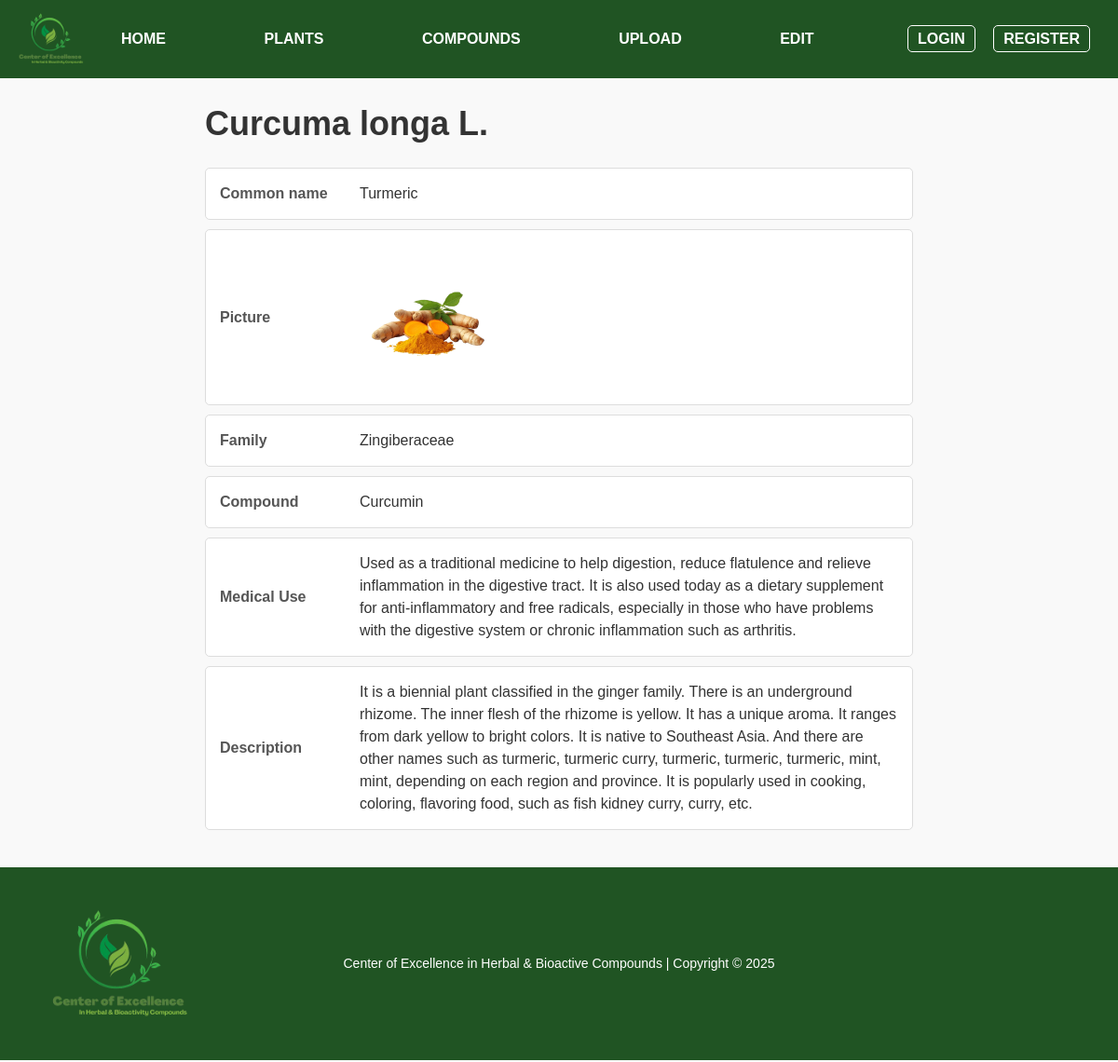
Screenshot of /plants_details.php?id=1 with the database file from the repository.
### tables this page shows
CREATE TABLE `plants` (
  `plant_id` int(11) NOT NULL,
  `common_name` varchar(50) NOT NULL,
  `scientific_name` varchar(255) NOT NULL,
  `family` varchar(50) NOT NULL,
  `plant_description` text NOT NULL,
  `plant_image` varchar(255) NOT NULL
);

CREATE TABLE `compounds` (
  `compound_id` int(11) NOT NULL,
  `compound_name` varchar(50) NOT NULL,
  `molecular_formula` varchar(50) NOT NULL,
  `compound_type` varchar(50) NOT NULL,
  `properties` text NOT NULL,
  `compound_image` varchar(255) NOT NULL
);

CREATE TABLE `medical_uses` (
  `medical_id` int(11) NOT NULL,
  `plant_id` int(11) DEFAULT NULL,
  `compound_id` int(11) DEFAULT NULL,
  `medical_use` text NOT NULL
);

### plants_details.php (the view, shortened to what this page needs)
<?php
require 'db_connect.php';
$plant_id = isset($_GET['id']) ? (int)$_GET['id'] : 0;
$plant_result = $conn->query("SELECT * FROM plants WHERE plant_id = $plant_id");
$plant = $plant_result->fetch_assoc();
$compound_result = $conn->query("SELECT compound_name
                                FROM compounds
                                JOIN plant_compound ON compounds.compound_id = plant_compound.compound_id
                                WHERE plant_compound.plant_id = $plant_id LIMIT 1");
$compound = $compound_result->fetch_assoc();
$medical_result = $conn->query("SELECT medical_use
                               FROM medical_uses
                               JOIN plants ON medical_uses.plant_id = plants.plant_id
                               WHERE medical_uses.plant_id = $plant_id LIMIT 1");
$medical = $medical_result->fetch_assoc();
?>
<!DOCTYPE html>
<html lang="th">
<head>
</head>
<body>
    <div class="header">
        <img onclick="window.location.href='index.php'" src="img/Center_of_Excellence1-removebg-preview.png" alt="Logo">
        <div class="menu">
            <a href="index.php">HOME</a>
            <a href="plants.php">PLANTS</a>
            <a href="compounds.php">COMPOUNDS</a>
            <a href="upload.php">UPLOAD</a>
            <a href="edit_data.php">EDIT</a>
        </div>
        <div class="auth <?php echo isset($_SESSION['loggedin']) && $_SESSION['loggedin'] ? 'logged-in' : ''; ?>">
            <?php if (isset($_SESSION['loggedin']) && $_SESSION['loggedin']): ?>
                <a href="edit_profile.php" onclick="event.preventDefault(); window.location.href='edit_profile.php';"><?php echo htmlspecialchars($_SESSION['username']); ?></a>
                <a href="logout.php" style="border: 1px solid #fff; padding: 5px 10px; border-radius: 5px; margin-left: 10px;">Logout</a>
            <?php else: ?>
                <a href="login.php">Login</a>
                <a href="register.php">Register</a>
            <?php endif; ?>
        </div>
    </div>
    <div class="content">
        <h1><?php echo $plant['scientific_name']; ?></h1>
        <div class="detail-item">
            <label>Common name</label>
            <div><?php echo $plant['common_name']; ?></div>
        </div>
        <div class="detail-item">
            <label>Picture</label>
            <div><img src="<?php echo $plant['plant_image']; ?>" alt="<?php echo urlencode($plant['common_name']); ?>"></div>
        </div>
        <div class="detail-item">
            <label>Family</label>
            <div><?php echo $plant['family']; ?></div>
        </div>
        <div class="detail-item">
            <label>Compound</label>
            <div><?php echo $compound ? $compound['compound_name'] : 'N/A'; ?></div>
        </div>
        <div class="detail-item">
            <label>Medical Use</label>
            <div><?php echo $medical ? $medical['medical_use'] : 'N/A'; ?></div>
        </div>
        <div class="detail-item">
            <label>Description</label>
            <div><?php echo $plant['plant_description']; ?></div>
        </div>
    </div>
    <div class="footer">
        <img onclick="window.location.href='index.php'" src="img/Center_of_Excellence1-removebg-preview.png" alt="Logo">
        <span>Center of Excellence in Herbal & Bioactive Compounds | Copyright © 2025</span>
    </div>
</body>
</html>

### plants_details.php (style rules this page uses)
* { box-sizing: border-box; margin: 0; padding: 0; font-family: 'Arial', sans-serif; }
body { background-color: #f9f9f9; color: #333; line-height: 1.5; }
.header { background-color: rgb(32, 84, 35); color: white; padding: 30px 30px; display: flex; align-items: center; justify-content: space-between; border-bottom: 2px solid #fff; }
.header img { width: 100px; left: 3px; position: absolute; cursor: pointer; }
.header .menu a { color: #fff; text-decoration: none; margin: 100px; margin-right: 1px; font-weight: 600; text-transform: uppercase; }
.header .auth a { color: #fff; text-decoration: none; margin-left: 15px; font-weight: 600; text-transform: uppercase; border: 1px solid #fff; padding: 5px 10px; border-radius: 5px; }
.content { max-width: 800px; margin: 20px auto; padding: 0 20px; }
.content h1 { font-size: 36px; font-weight: bold; color: #333; margin-bottom: 20px; }
.detail-item { background-color: #fff; padding: 15px; margin-bottom: 10px; border: 1px solid #ddd; border-radius: 5px; display: flex; align-items: center; }
.detail-item label { width: 150px; font-weight: bold; color: #555; }
.detail-item div { flex: 1; }
.detail-item img { width: 150px; height: auto; border-radius: 5px; margin-right: 20px; }
.footer { background-color: rgb(32, 84, 35); color: white; text-align: center; padding: 93px; margin-top: 20px; width: 100%; display: flex; align-items: center; position: absolute; left: 0; }
.footer img { position: absolute; left: 20px; width: 210px; vertical-align: middle; margin-right: 5px; cursor: pointer; }
.footer span { font-size: 14px; margin: auto; }

### rows the page displays
plants: scientific_name "Curcuma longa L.", common_name "Turmeric", plant_image+common_name (picture), family "Zingiberaceae", plant_description "It is a biennial plant classified in the ginger family. There is an underground rhizome. The inner flesh of the rhizome is yellow. It has a unique aroma. It ranges from dark yellow to bright colors. It is native to Southeast Asia. And there are other names such as turmeric, turmeric curry, turmeric, turmeric, turmeric, mint, mint, depending on each region and province. It is popularly used in cooking, coloring, flavoring food, such as fish kidney curry, curry, etc."
compounds: compound_name "Curcumin"
medical_uses: medical_use "Used as a traditional medicine to help digestion, reduce flatulence and relieve inflammation in the digestive tract. It is also used today as a dietary supplement for anti-inflammatory and free radicals, especially in those who have problems with the digestive system or chronic inflammation such as arthritis."
